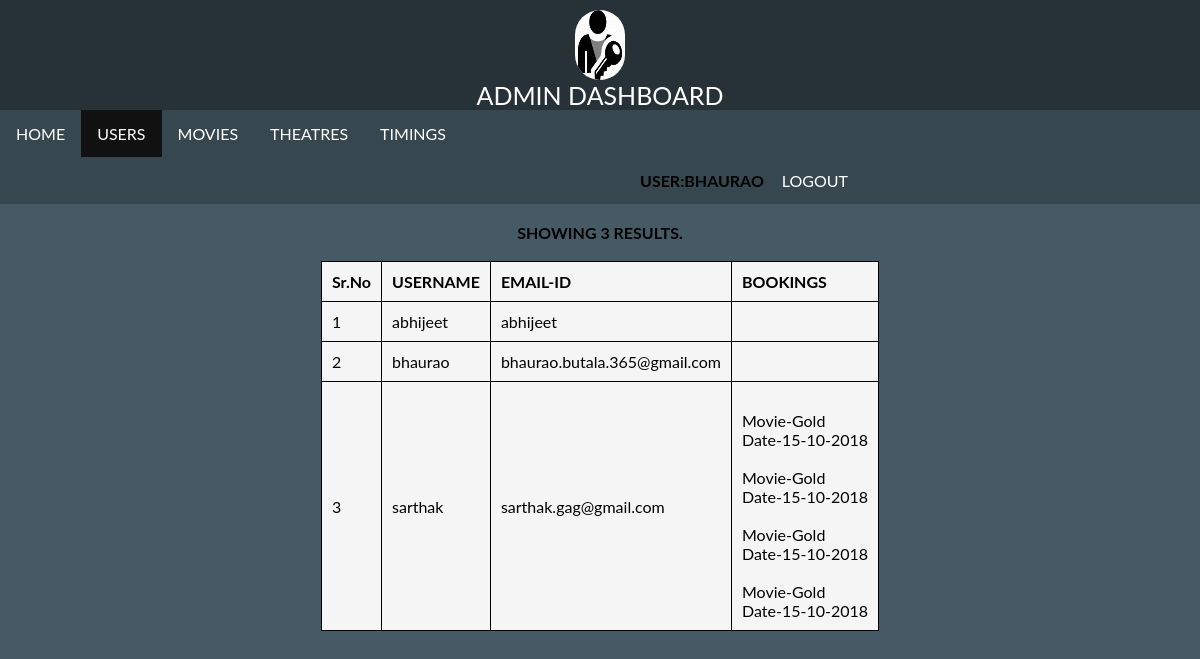
Page /users.php (signed in) on the committed database.
### tables this page shows
CREATE TABLE `users` (
  `username` varchar(100) NOT NULL,
  `email` varchar(100) NOT NULL,
  `password` varchar(100) NOT NULL
);

CREATE TABLE `bookings` (
  `username` varchar(200) NOT NULL,
  `movie` varchar(200) NOT NULL,
  `theatre` varchar(200) NOT NULL,
  `seats` varchar(2000) NOT NULL,
  `date` varchar(100) NOT NULL,
  `movie_time` varchar(100) NOT NULL,
  `location` varchar(200) NOT NULL,
  `amount` int(200) NOT NULL,
  `id` int(11) NOT NULL
);

### users.php (the view, shortened to what this page needs)
<html class="animated fadeIn">
<head>
	<link href="css/dashstyle.css" type='text/css' rel="stylesheet">
	<link href="css/animate.css" type='text/css' rel="stylesheet">
</head>
<body class='bg-gray animated fadeIn'>
<div class='header'>
<center><img src='images/admin.png' alt="AdminLogo" id="adminlogo"><br><center id='head' class="animated flipInX">ADMIN DASHBOARD</center>
</center>
</div>
<div class='navbar'>
<ul align="center">
<li><a href="dash.php"  >HOME</a></li>
<li><a href="users.php" class="active">USERS</a></li>
<li><a href="movie.php" >MOVIES</a></li>
<li><a href="theatres.php" >THEATRES</a></li>
<li><a href="timings.php" >TIMINGS</a></li>
<li><b class='logout' style="padding-top:14px;padding-right:2px;"><?php echo strtoupper("USER:".$_SESSION['user']);?></b></li>
<li><a href="logout.php" class='logout'>LOGOUT</a></li>
</ul>
</div>
<div class='content'>
<?php
include ("dbcon.php");
$qry="select * FROM users";
$result = mysqli_query($con,$qry);
$row_count=mysqli_num_rows($result);
if($row_count==0){echo  "<br><center><b>SHOWING 0 RESULTS.<b></center>";
}
else{
	echo  "<br><center><b>SHOWING ".$row_count." RESULTS.<b></center><br>";
?>
<table align='center' border='1'>
<tr>
<th>Sr.No</th>
<th>USERNAME</th>
<th>EMAIL-ID</th>
<th>BOOKINGS</th>
</tr>
<?php
for($i=0;$i<$row_count;$i++)
{
	$row=mysqli_fetch_assoc($result);
	?>
	<tr>
	<td><?php echo $i+1 ?></td>
	<td><?php echo $row["username"] ?></td>
	<td><?php echo $row["email"] ?></td>
	<td><?php $user=$row["username"];$qry5 = "select * from bookings where username='$user' ";
		$res=mysqli_query($con,$qry5);
		while($book=mysqli_fetch_array($res)){
		echo nl2br("\n"."Movie-".$book['movie']."\nDate-".$book['date']."\n");
		}?></td>
	</tr>
	<?php
}
}
?>
</div>
</body>
</html>

### css/dashstyle.css (style rules this page uses)
body { margin:0px; padding-top:0px; padding-bottom:100px; border:0px; font-family: "Lato", sans-serif; }
.header { width:100%; background-color:#263238; height:110px; }
#head { font-size:25px; color:white; }
a { text-decoration: none; }
.logout { float:right; padding-left:640px; }
ul,p { margin: 0; padding: 0; }
#adminlogo { margin-top:10px; width:50px; height:70px; border-radius:50px; background:white; }
.bg-gray { background-color:#455A64; }
.navbar li { display: inline; }
.active { background-color: #111; color: white; }
ul { list-style-type: none; overflow: hidden; background-color: #333; }
li { float: left; }
.navbar li a { display: block; color: white; font-size: 16px; text-align: center; padding: 14px 16px; text-decoration: none; }
.navbar ul { list-style-type: none; overflow: hidden; background-color: #37474F; }
.content { height:auto; }
table { background-color:#F5F5F5;border-collapse: collapse;border: 1px solid black; }
th,td { padding:10px;text-align: left }

### rows in the picture
users: username "abhijeet", email "abhijeet"
users: username "bhaurao", email "bhaurao.butala.365@gmail.com"
users: username "sarthak", email "sarthak.gag@gmail.com"
bookings: movie+date "Movie-Gold Date-15-10-2018"
bookings: movie+date "Movie-Gold Date-15-10-2018"
bookings: movie+date "Movie-Gold Date-15-10-2018"
bookings: movie+date "Movie-Gold Date-15-10-2018"

### other values in the picture
$row_count "3"
